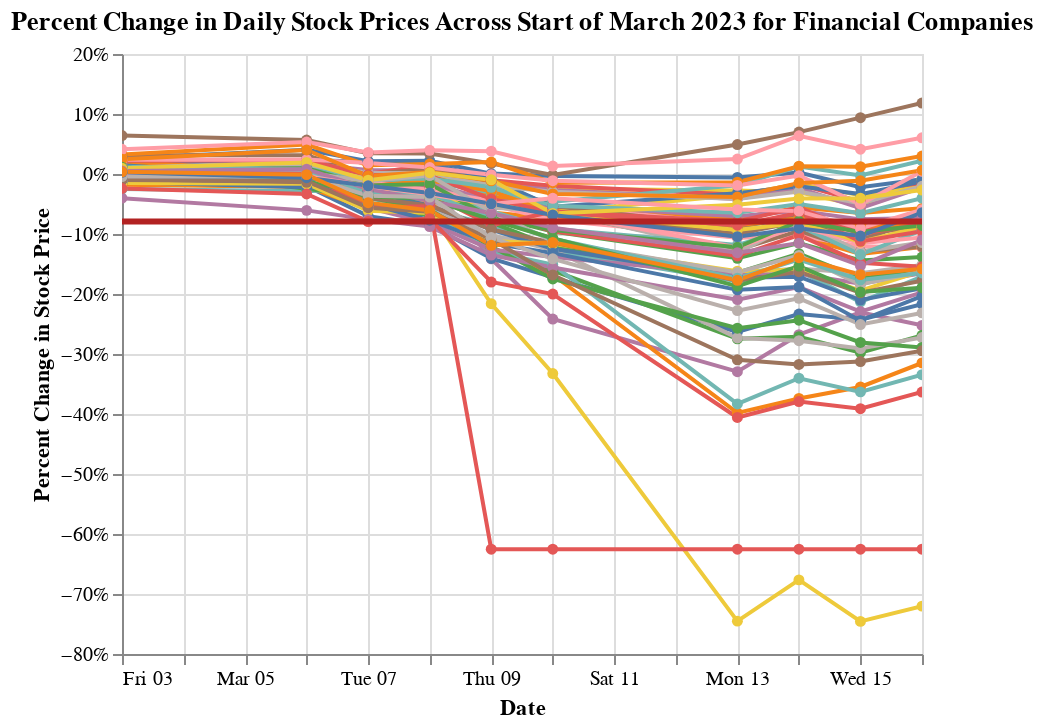

This figure's notebook cell:
### Code cell
# Chart 2 - Percent Change in Stock Prices Across Time for Financial Companies
# interactive feature: tooltip label on hover, interactive average bar 
brush = alt.selection_interval(encodings=['x'])
lineChart = alt.Chart(title="Percent Change in Daily Stock Prices Across Start of March 2023 for Financial Companies").mark_line(point=True).encode(
  x='Date:T',
  y=alt.Y('Percent Change in Stock Price:Q',axis=alt.Axis(format='%', title='Percent Change in Stock Price')),
  color=alt.Color('Name:N', legend=None),
  opacity=alt.condition(brush, alt.OpacityValue(1), alt.OpacityValue(0.7)),
  tooltip='Name:N'
).add_selection(
    brush
).interactive()

line = alt.Chart().mark_rule(color='firebrick').encode(
    y='mean(Percent Change in Stock Price):Q',
    size=alt.SizeValue(3)
).transform_filter(
    brush
)

alt.layer(lineChart, line, data=df.loc[df["Sector"] == 'Financials'])

### Figure 1 — Vega-Lite specification as saved in the notebook (floating-point values rounded to 4 significant figures; data arrays with more than 128 entries replaced by an {"elided": "..."} marker saying what was removed)
{"config": {"view": {"continuousWidth": 400, "continuousHeight": 300}}, "layer": [{"mark": {"type": "line", "point": true}, "encoding": {"color": {"field": "Name", "legend": null, "type": "nominal"}, "opacity": {"condition": {"value": 1, "selection": "selector010"}, "value": 0.7}, "tooltip": {"field": "Name", "type": "nominal"}, "x": {"field": "Date", "type": "temporal"}, "y": {"axis": {"format": "%", "title": "Percent Change in Stock Price"}, "field": "Percent Change in Stock Price", "type": "quantitative"}}, "selection": {"selector010": {"type": "interval", "encodings": ["x"]}, "selector011": {"type": "interval", "bind": "scales", "encodings": ["x", "y"]}}, "title": "Percent Change in Daily Stock Prices Across Start of March 2023 for Financial Companies"}, {"mark": {"type": "rule", "color": "firebrick"}, "encoding": {"size": {"value": 3}, "y": {"aggregate": "mean", "field": "Percent Change in Stock Price", "type": "quantitative"}}, "transform": [{"filter": {"selection": "selector010"}}]}], "data": {"name": "data-455e2cde7e0e490f140ec6aed00170c7"}, "$schema": "https://vega.github.io/schema/vega-lite/v4.17.0.json", "datasets": {"data-455e2cde7e0e490f140ec6aed00170c7": {"elided": "630 records"}}}
